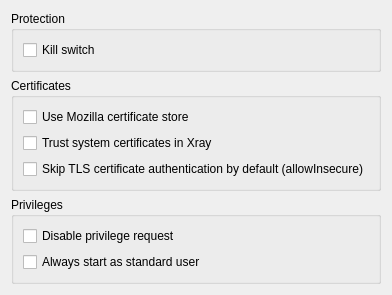
     <widget class="QWidget" name="tab_security">
      <attribute name="title">
       <string>Security</string>
      </attribute>
      <layout class="QVBoxLayout" name="verticalLayout_security">
       <item>
        <widget class="QGroupBox" name="protection_box">
         <property name="uiFoldInto" stdset="0">
          <string notr="true">tab_connection</string>
         </property>
         <property name="title">
          <string>Protection</string>
         </property>
         <layout class="QGridLayout" name="gridLayout_protection">
          <item row="0" column="0">
           <widget class="QCheckBox" name="kill_switch">
            <property name="toolTip">
             <string>Block all traffic outside Throne while it runs, even with no profile on.</string>
            </property>
            <property name="text">
             <string>Kill switch</string>
            </property>
           </widget>
          </item>
         </layout>
        </widget>
       </item>
       <item>
        <widget class="QGroupBox" name="cert_box">
         <property name="uiLevel" stdset="0">
          <string notr="true">advanced</string>
         </property>
         <property name="title">
          <string>Certificates</string>
         </property>
         <layout class="QGridLayout" name="gridLayout_cert">
          <item row="0" column="0">
           <widget class="QCheckBox" name="mozilla_cert">
            <property name="uiLevel" stdset="0">
             <string notr="true">advanced</string>
            </property>
            <property name="text">
             <string>Use Mozilla certificate store</string>
            </property>
           </widget>
          </item>
          <item row="1" column="0">
           <widget class="QCheckBox" name="xray_use_system_ca">
            <property name="uiLevel" stdset="0">
             <string notr="true">advanced</string>
            </property>
            <property name="toolTip">
             <string>Let Xray also trust the root certificates installed in the system.</string>
            </property>
            <property name="text">
             <string>Trust system certificates in Xray</string>
            </property>
           </widget>
          </item>
          <item row="2" column="0">
           <widget class="QCheckBox" name="skip_cert">
            <property name="uiLevel" stdset="0">
             <string notr="true">advanced</string>
            </property>
            <property name="text">
             <string>Skip TLS certificate authentication by default (allowInsecure)</string>
            </property>
           </widget>
          </item>
         </layout>
        </widget>
       </item>
       <item>
        <widget class="QGroupBox" name="priv_box">
         <property name="uiLevel" stdset="0">
          <string notr="true">advanced</string>
         </property>
         <property name="title">
          <string>Privileges</string>
         </property>
         <layout class="QGridLayout" name="gridLayout_priv">
          <item row="0" column="0">
           <widget class="QCheckBox" name="disable_priv_req">
            <property name="uiLevel" stdset="0">
             <string notr="true">advanced</string>
            </property>
            <property name="text">
             <string>Disable privilege request</string>
            </property>
           </widget>
          </item>
          <item row="1" column="0">
           <widget class="QCheckBox" name="windows_no_admin">
            <property name="uiLevel" stdset="0">
             <string notr="true">advanced</string>
            </property>
            <property name="toolTip">
             <string>Never start as administrator unless you ask for it.</string>
            </property>
            <property name="text">
             <string>Always start as standard user</string>
            </property>
           </widget>
          </item>
         </layout>
        </widget>
       </item>
       <item>
        <spacer name="verticalSpacer_security">
         <property name="orientation">
          <enum>Qt::Orientation::Vertical</enum>
         </property>
         <property name="sizeHint" stdset="0">
          <size>
           <width>20</width>
           <height>0</height>
          </size>
         </property>
        </spacer>
       </item>
      </layout>
     </widget>
